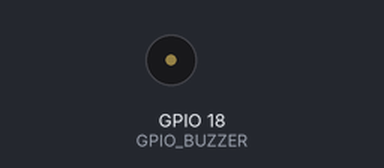
A program run on a simulated Raspberry Pi (BCM pin numbers). Shown: buzzer (waves = sounding, pin HIGH). At 0.0 s the program stops and its outputs stay as they are.

Above: at 0.1 s.
Timing chart, 0 to 1.5 s (numbered marks = the images above):
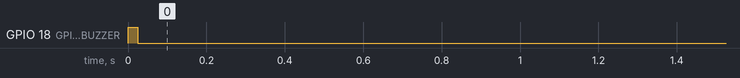

Measured:
- by itself, GPIO 18 (GPIO_BUZZER): LOW → HIGH at 0.00 s, → LOW 0.03 s later

The program:

buzzerBCR.py
```python
#!/usr/bin/python3

# Usage: ./displayBCR.py <beep-duration-ms>

import sys
import time

import RPi.GPIO as GPIO
GPIO.setwarnings(False)
GPIO.setmode(GPIO.BCM)
GPIO.cleanup()

GPIO_BUZZER = 18

GPIO.setup(GPIO_BUZZER, GPIO.OUT)

if len(sys.argv) > 2:
        GPIO.output(GPIO_BUZZER, GPIO.LOW)
        exit(1)

duration = 25

if len(sys.argv) == 2:
        try:
                duration = int(sys.argv[1])
        except:
                pass

try:
        GPIO.output(GPIO_BUZZER, GPIO.HIGH)
        time.sleep(duration / 1000)
        GPIO.output(GPIO_BUZZER, GPIO.LOW)
except:
        GPIO.output(GPIO_BUZZER, GPIO.LOW)
```
